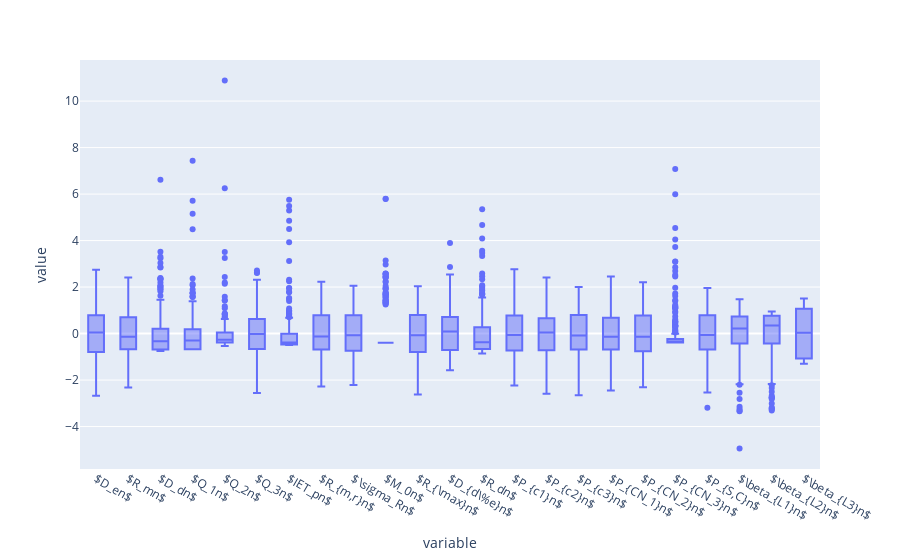

Notebook cell for this chart:
### Code cell
import plotly.express as px

df = px.data.tips()

fig = px.box(df_pluie)
fig.update_traces(quartilemethod="exclusive") # or "inclusive", or "linear" by default
fig.show()

### Figure 1 — Plotly figure (JSON) as saved in the notebook; plotly's stock layout.template omitted (floating-point values rounded to 4 significant figures; data arrays with more than 128 entries replaced by an {"elided": "..."} marker saying what was removed)
{"data": [{"alignmentgroup": "True", "hovertemplate": "variable=%{x}<br>value=%{y}<extra></extra>", "legendgroup": "", "marker": {"color": "#636efa"}, "name": "", "notched": false, "offsetgroup": "", "orientation": "v", "quartilemethod": "exclusive", "showlegend": false, "type": "box", "x": {"elided": "5382 str values"}, "x0": " ", "xaxis": "x", "y": {"elided": "5382 float values"}, "y0": " ", "yaxis": "y"}], "layout": {"boxmode": "group", "legend": {"tracegroupgap": 0}, "margin": {"t": 60}, "xaxis": {"anchor": "y", "domain": [0, 1], "title": {"text": "variable"}}, "yaxis": {"anchor": "x", "domain": [0, 1], "title": {"text": "value"}}}}
